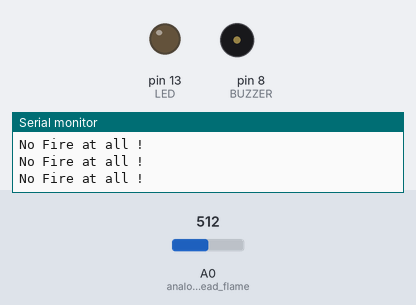
The sketch below on a simulated Arduino Uno, built with avr-gcc and run on an emulated ATmega328P. On the bench: output pins drawn as LEDs (lit = HIGH), buzzer (waves = sounding, pin HIGH), the last lines printed to the serial monitor. The test bench sets the inputs (shaded band); at power-on: A0 (analog_read_flame) = 512.

Above: at 1.2 s.
1.3 s: A0 (analog_read_flame) set to 109
2.8 s: A0 (analog_read_flame) set to 95
At 4.0 s:
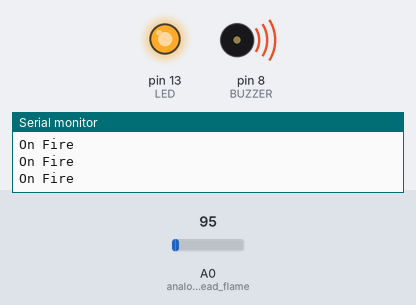
4.3 s: A0 (analog_read_flame) set to 122
At 5.4 s:
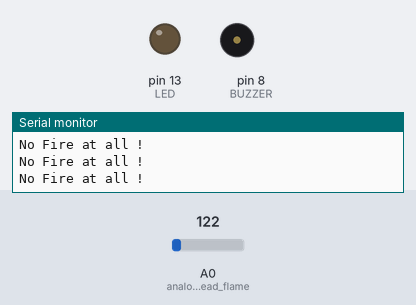
5.8 s: A0 (analog_read_flame) set to 90
At 6.7 s:
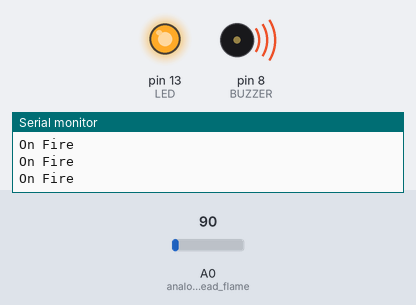
Timing chart, 0 to 8.3 s (numbered marks = the images above; inputs shaded):
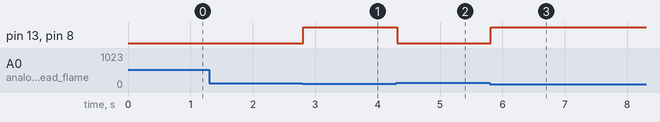

Measured:
- the behaviour switches between 100 and 99 on A0 (analog_read_flame) (found by bisection; images 0 and 1)
- after the input at 2.8 s, pin 13 (LED), pin 8 (BUZZER): LOW → HIGH at once
- after the input at 4.3 s, pin 13 (LED), pin 8 (BUZZER): HIGH → LOW at once
- after the input at 5.8 s, pin 13 (LED), pin 8 (BUZZER): LOW → HIGH at once

The sketch:

flame_sensor.ino
```cpp
const int analog_read_flame=A0;

const int LED=13;
const int BUZZER=8;

int analog_read_value=0;


void setup() {

  Serial.begin(9600);

  // put your setup code here, to run once:
  pinMode(LED,OUTPUT);
  pinMode(BUZZER,OUTPUT);

  pinMode(analog_read_flame,INPUT);
}

void loop() {
  // put your main code here, to run repeatedly:
  analog_read_value=analogRead(analog_read_flame);

  if(analog_read_value<100){
    Serial.println("On Fire");
    digitalWrite(LED,1);
    digitalWrite(BUZZER,1);
    delay(100);
  }else{
    Serial.println("No Fire at all !");
    digitalWrite(LED,0);
    digitalWrite(BUZZER,0);
    delay(100);
  }
}
```
